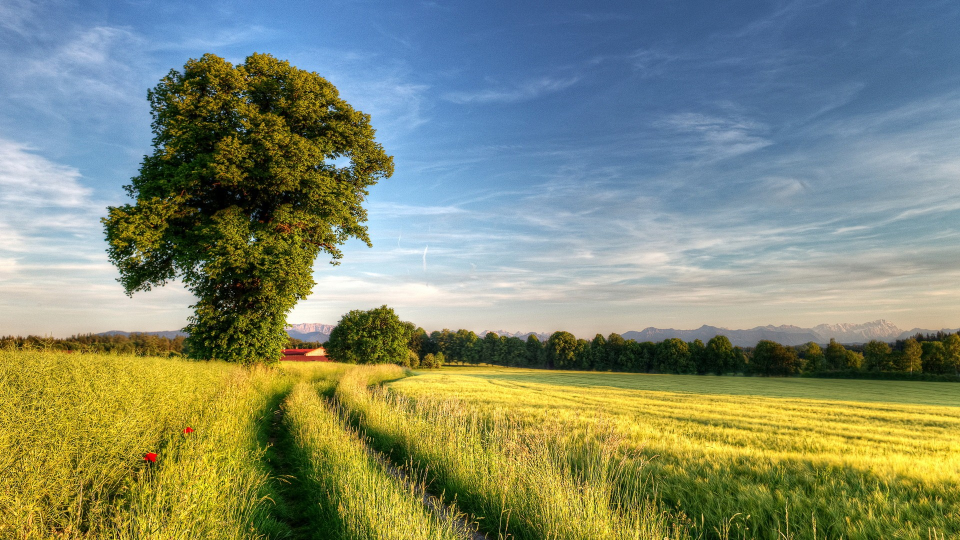
#> input picture Semestr 3/PrzetwarzanieObrazu/N2.jpg, 1920 x 1080 px (shown at 1/2 size)
$ python lab3.py
#> lines starting #> are read from the running program, lines starting #| are printed output that depends on the picture
import cv2
import numpy as np
import matplotlib.pyplot as plt

GLAD = "Glad.png"
RGB = "rgb.png"
OBRAZEK = "obrazek.jpg"
N2 = "N2.jpg"

# [119 lines left out: functions zad1, zad2, zad3, zad4, zad5, zad6 and 2 more, not called in this run]


def zad9():
    img = cv2.imread(N2, 0)
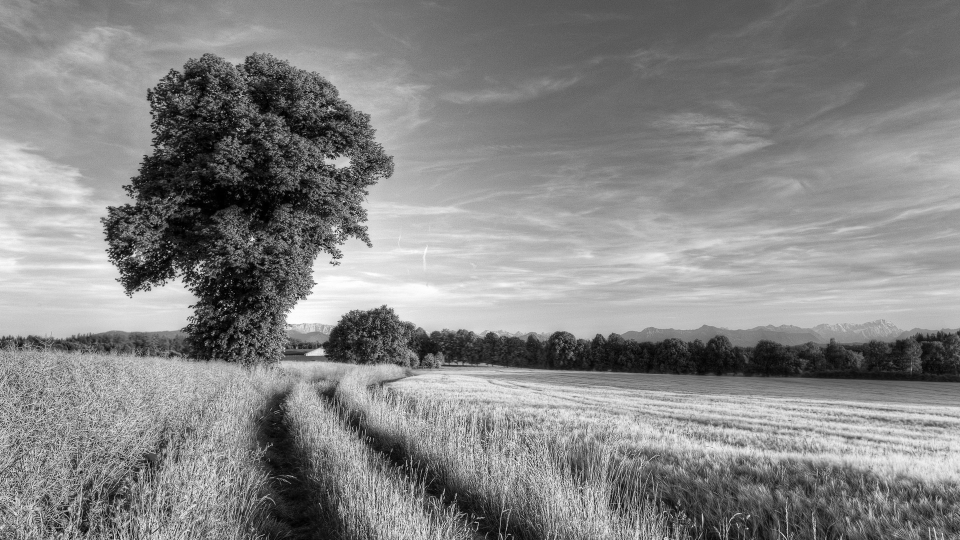
#> img: shape (1080, 1920) (shown at 1/2 size); min 0, max 255, mean 133

    plt.hist(img.ravel(),256,[0,256])
    plt.show()
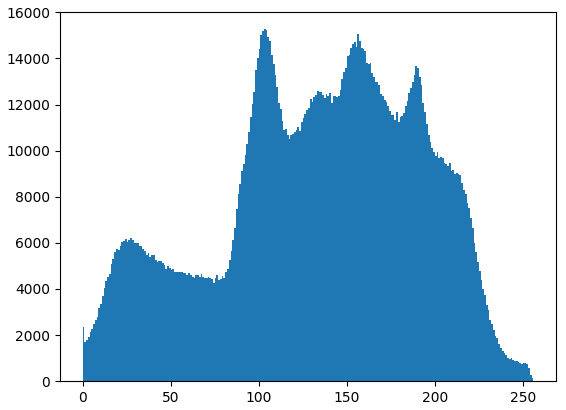
#> figure drawn by matplotlib, 1 panel; tallest bar 15270 high, from x = 103 to 104


    #cv2.imshow(" ", img)
    #cv2.waitKey(0)

zad9()
